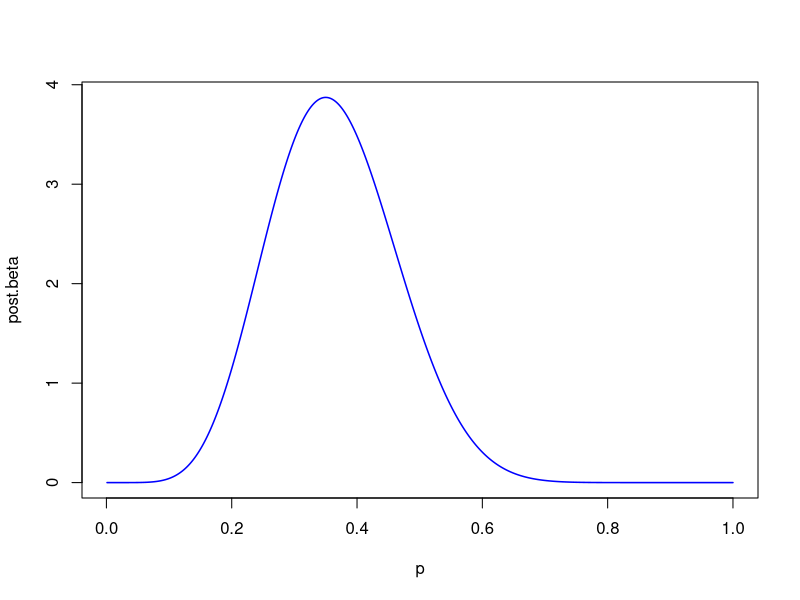
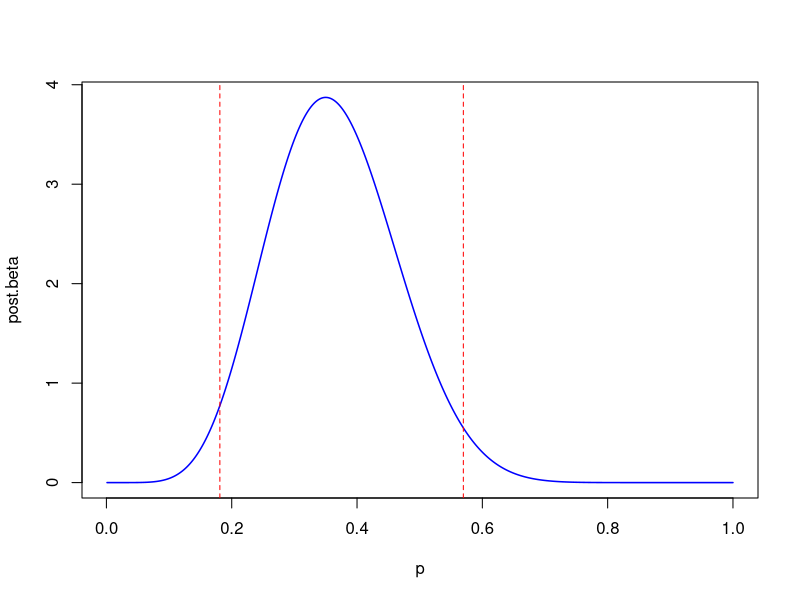
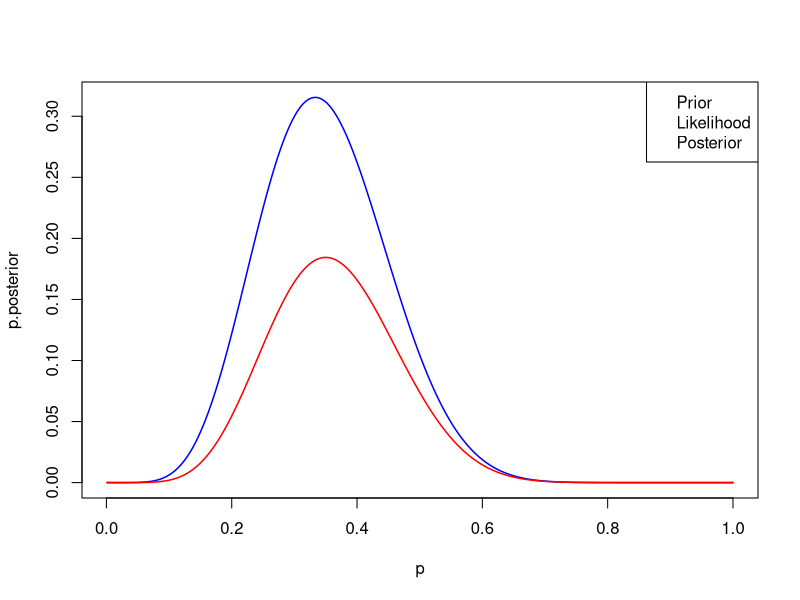
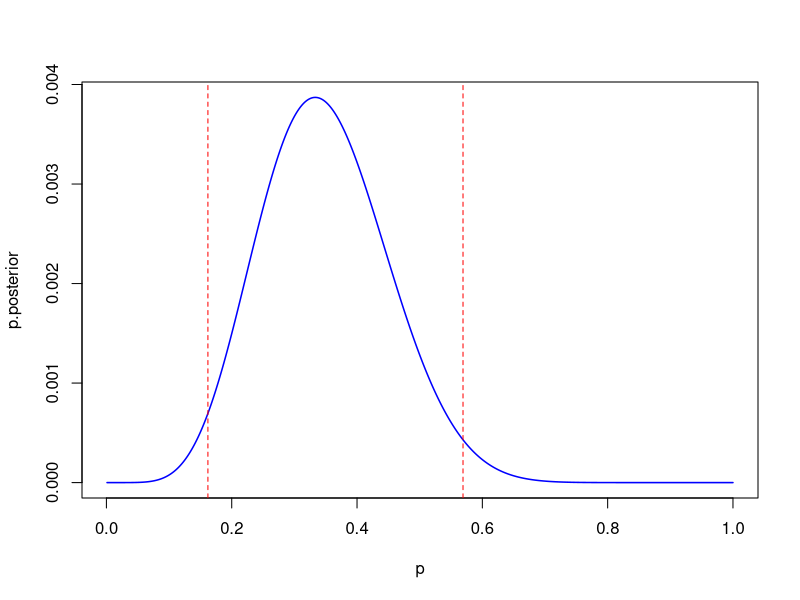
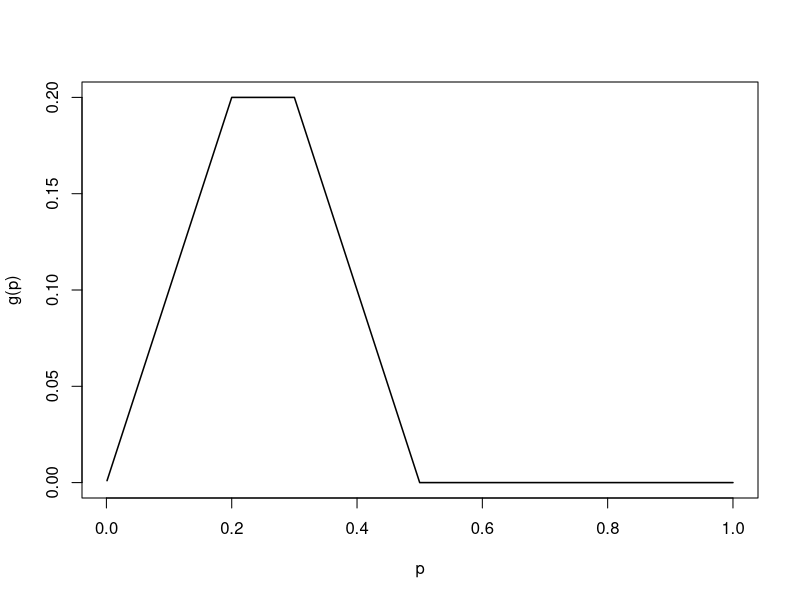
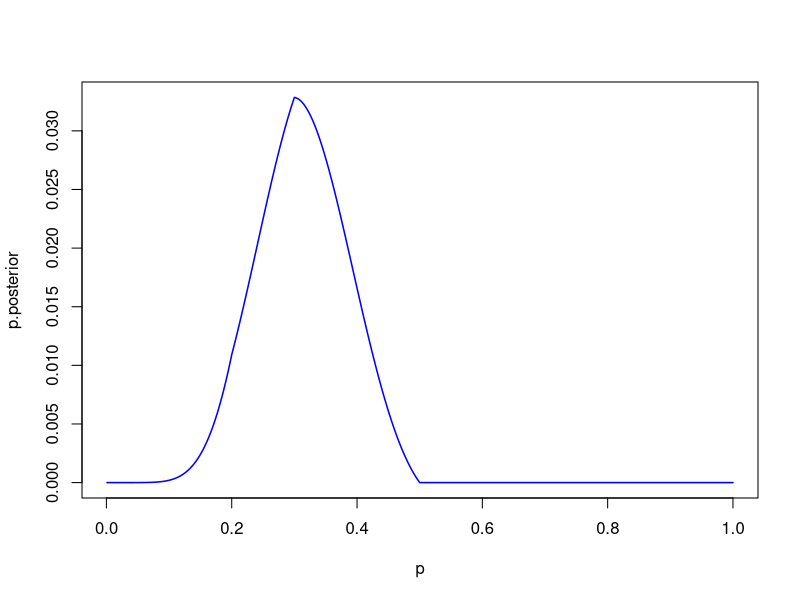
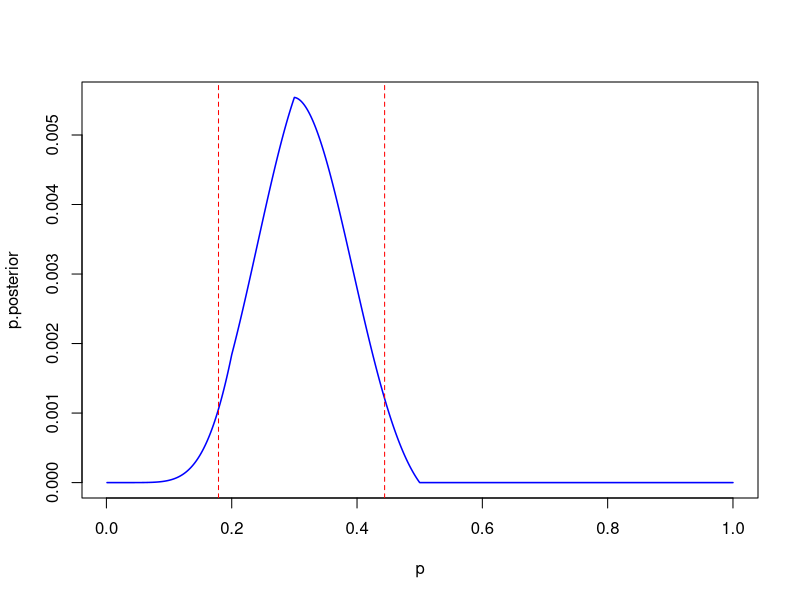
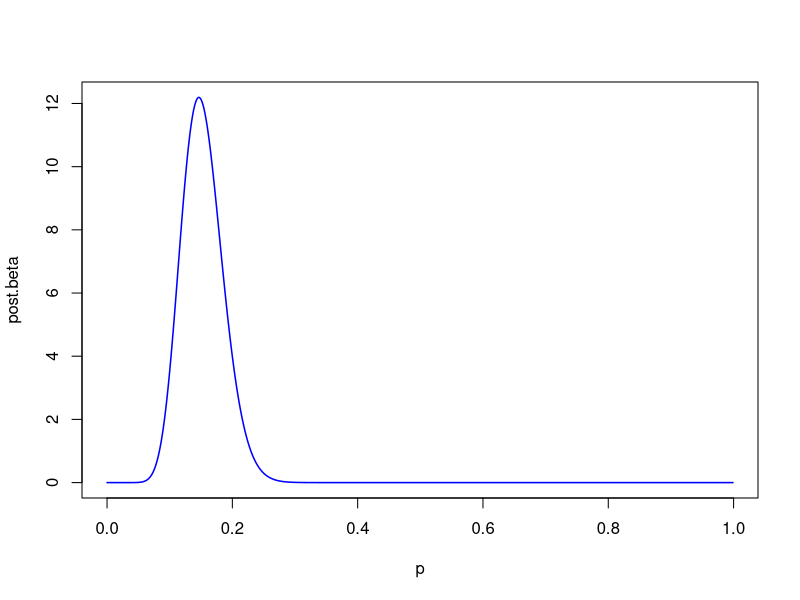

Write the R code that produced these figures, in order.
## ---- chunk 1
knitr::opts_chunk$set(echo = TRUE)
## ---- chunk 2

n = 20
r = 7
n.sample = 1000
delta.p = 1/n.sample

p = seq(from = 1/n.sample , by = delta.p , length.out = n.sample)
## ---- chunk 3

alpha.prior = 1
beta.prior = 1

post.beta = dbeta(x = p , alpha.prior + r , beta.prior + n - r )

## ---- chunk 4

plot(p , post.beta , type = 'l' , lwd = 1.5 , col = 'blue')
## ---- chunk 5

p.mom1 = delta.p * sum(p * post.beta)
p.mom2 = delta.p * sum(p^2 * post.beta)

print(p.mom1)
print(p.mom2)
## ---- chunk 6

ci = qbeta(c(0.025 , 0.975), alpha.prior + r , beta.prior + n - r)

ci
## ---- chunk 7

plot(p , post.beta , type = 'l' , lwd = 1.5 , col = 'blue')

abline(v = ci[1], lty = "dashed", col = "red")
abline(v = ci[2], lty = "dashed", col = "red")
## ---- chunk 8

p.prior = 1/sqrt(p)
likehood =  dbinom(x = r , size = n , prob = p)
p.posterior = p.prior * likehood

## ---- chunk 9

plot(p , p.posterior , type = 'l' , lwd = 1.5 , col = 'blue')
lines(p , likehood , type = 'l' , lwd = 1.5 , col = 'red' )
lines(p , p.prior , type = 'l' , lwd = 1.5 , col = 'black')

legend('topright' , legend = c('Prior', 'Likelihood', 'Posterior') ,col = c('black', 'red', 'blue'))
## ---- chunk 10

p.posterior = p.posterior/sum(p.posterior)

p.mom1 = sum(p * p.posterior)
p.mom2 = sum(p^2 * p.posterior)

print(p.mom1)
print(p.mom2)
## ---- chunk 11

samples = sample(p , size = 1000 , replace = TRUE , prob = p.posterior)

ci = quantile(samples , c(0.025 , 0.975))

ci
## ---- chunk 12

plot(p , p.posterior , type = 'l' , lwd = 1.5 , col = 'blue')

abline(v = ci[1], lty = "dashed", col = "red")
abline(v = ci[2], lty = "dashed", col = "red")
## ---- chunk 13

g = function(x){ifelse(x <= 0.2 , x , ifelse(x>0.2& x<=0.3 , 0.2 ,ifelse(x>0.3 & x<=0.5 , 0.5 - p , 0)))}

plot(p , g(p) , type = 'l' , lwd = 1.5 , col = 'black')
## ---- chunk 14

p.prior = g(p)
likehood =  dbinom(x = r , size = n , prob = p)
p.posterior = p.prior * likehood
## ---- chunk 15

plot(p , p.posterior , type = 'l' , lwd = 1.5 , col = 'blue')

## ---- chunk 16

p.posterior = p.posterior/sum(p.posterior)

p.mom1 = sum(p * p.posterior)
p.mom2 = sum(p^2 * p.posterior)

print(p.mom1)
print(p.mom2)
## ---- chunk 17

samples = sample(p , size = 1000 , replace = TRUE , prob = p.posterior)

ci = quantile(samples , c(0.025 , 0.975))

ci
## ---- chunk 18

plot(p , p.posterior , type = 'l' , lwd = 1.5 , col = 'blue')

abline(v = ci[1], lty = "dashed", col = "red")
abline(v = ci[2], lty = "dashed", col = "red")
## ---- chunk 19

n = 116
r = 17
n.sample = 1000
delta.p = 1/n.sample

p = seq(from = 0 , by = delta.p , length.out = n.sample)
## ---- chunk 20

alpha.prior = 1
beta.prior = 1

post.beta = dbeta(x = p , alpha.prior + r , beta.prior + n - r )
## ---- chunk 21

plot(p , post.beta , type = 'l' , lwd = 1.5 , col = 'blue')
## ---- chunk 22

p.mom1 = delta.p * sum(p * post.beta)
p.mom2 = delta.p * sum(p^2 * post.beta)

print(p.mom1)
print(p.mom2)
## ---- chunk 23

m = p.mom1
s2 = p.mom2 - p.mom1 ** 2 

p.normal = dnorm(p , m , sqrt(s2))
## ---- chunk 24

plot(p , post.beta , type = 'l' , lwd = 1.5 , col = 'blue')
lines(p , p.normal , type = 'l' , lwd = 1.5 , col = 'red')
legend('topright' , legend = c('Posterior', 'Normal Fit') ,col = c('blue', 'red'))
## ---- chunk 25

ci = qbeta(c(0.025 , 0.975), alpha.prior + r , beta.prior + n - r)

ci
## ---- chunk 26

plot(p , post.beta , type = 'l' , lwd = 1.5 , col = 'blue')

abline(v = ci[1], lty = "dashed", col = "red")
abline(v = ci[2], lty = "dashed", col = "red")
## ---- chunk 27

alpha.prior = 1
beta.prior = 4

post.beta = dbeta(x = p , alpha.prior + r , beta.prior + n - r )

## ---- chunk 28

plot(p , post.beta , type = 'l' , lwd = 1.5 , col = 'blue')

## ---- chunk 29

p.mom1 = delta.p * sum(p * post.beta)
p.mom2 = delta.p * sum(p^2 * post.beta)

print(p.mom1)
print(p.mom2)
## ---- chunk 30

m = p.mom1
s2 = p.mom2 - p.mom1 ** 2 

p.normal = dnorm(p , m , sqrt(s2))
## ---- chunk 31


plot(p , post.beta , type = 'l' , lwd = 1.5 , col = 'blue')
lines(p , p.normal , type = 'l' , lwd = 1.5 , col = 'red')
legend('topright' , legend = c('Posterior', 'Normal Fit') ,col = c('blue', 'red'))
## ---- chunk 32

ci = qbeta(c(0.025 , 0.975), alpha.prior + r , beta.prior + n - r)

ci

## ---- chunk 33

plot(p , post.beta , type = 'l' , lwd = 1.5 , col = 'blue')

abline(v = ci[1], lty = "dashed", col = "red")
abline(v = ci[2], lty = "dashed", col = "red")
## ---- chunk 34

n = 30
r = 15
n.sample = 1000
delta.p = 1/n.sample

p = seq(from = 0 , by = delta.p , length.out = n.sample)
## ---- chunk 35

uniform = function(x) 1 
alpha.prior = 1
beta.prior = 1

p.prior = lapply(p , uniform)
likehood =  dbinom(x = r , size = n , prob = p)
likehood = likehood/(sum(likehood) * delta.p)
p.posterior = dbeta(x = p , alpha.prior + r , beta.prior + n - r )
## ---- chunk 36

plot(p , p.posterior , type = 'l' , lwd = 1.5 , col = 'blue')
lines(p , likehood , type = 'l' , lwd = 1.5 , col = 'red' )
lines(p , p.prior , type = 'l' , lwd = 1.5 , col = 'black')

legend('topright' , legend = c('Posterior' , 'Likelihood' , 'Prior') ,col = c('blue' , 'red' ,'black'))
## ---- chunk 37

mode = p[which.max(p.posterior)]
mode
## ---- chunk 38

samples = sample(p , size = 1000 , replace = TRUE , prob = p.posterior)

ci = quantile(samples , c(0.025 , 0.975))

ci
## ---- chunk 39

plot(p , p.posterior , type = 'l' , lwd = 1.5 , col = 'blue')

abline(v = mode, lty = "dashed", col = "black")
abline(v = ci[1], lty = "dashed", col = "red")
abline(v = ci[2], lty = "dashed", col = "red")
## ---- chunk 40

alpha.prior = 3
beta.prior = 2

p.prior = dbeta(x = p , alpha.prior , beta.prior)
likehood =  dbinom(x = r , size = n , prob = p)
likehood = likehood/(sum(likehood) * delta.p)
p.posterior = dbeta(x = p , alpha.prior + r , beta.prior + n - r )
## ---- chunk 41

plot(p , p.posterior , type = 'l' , lwd = 1.5 , col = 'blue')
lines(p , likehood , type = 'l' , lwd = 1.5 , col = 'red' )
lines(p , p.prior , type = 'l' , lwd = 1.5 , col = 'black')

legend('topright' , legend = c('Posterior' , 'Likelihood' , 'Prior') ,col = c('blue' , 'red' ,'black'))
## ---- chunk 42

samples = sample(p , size = 1000 , replace = TRUE , prob = p.posterior)

ci = quantile(samples , c(0.025 , 0.975))

ci
## ---- chunk 43

mode = p[which.max(p.posterior)]
mode
## ---- chunk 44

plot(p , p.posterior , type = 'l' , lwd = 1.5 , col = 'blue')

abline(v = mode, lty = "dashed", col = "black")
abline(v = ci[1], lty = "dashed", col = "red")
abline(v = ci[2], lty = "dashed", col = "red")
## ---- chunk 45

uniform = function(x) 1 
alpha.prior = 1
beta.prior = 1
## ---- chunk 46

r.list = c(0,0,0,0,0, 1, 1 , 1, 2, 3 , 3 , 3 , 4 , 5 , 6 , 6 , 7 , 7 , 8 , 8 , 9 , 10 , 10 , 11 , 11 , 12 , 12 , 13 , 14 , 15)
mode.list = c()
cimin.list = c()
cimax.list = c()

for(i in 1:30) {
  
  r = r.list[i]
  n = i
  
  p.prior = lapply(p , uniform)
  likehood =  dbinom(x = r , size = n , prob = p)
  likehood = likehood/(sum(likehood) * delta.p)
  p.posterior = dbeta(x = p , alpha.prior + r , beta.prior + n - r )
  
  
  mode = p[which.max(p.posterior)]
  mode.list = c(mode.list , mode)
  
  samples = sample(p , size = 1000 , replace = TRUE , prob = p.posterior)
  ci = quantile(samples , c(0.025 , 0.975) , type = 2)
  
  cimin.list = c(cimin.list , ci[[1]])
  cimax.list = c( cimax.list , ci[[2]])
}

n.list <- 1:30

# plot scatter plot
plot(n.list, mode.list, pch=16, col="blue", xlab="n", ylim = c(0 ,1) , ylab="mode(n)")

# add error bars
arrows(n.list, cimin.list, n.list, cimax.list, angle=90, code=3, length=0.1, col="red", lwd=2, xpd=TRUE)

## ---- chunk 47

i = sample(0:5 , 1)
i
## ---- chunk 48

p_w = i/5
p_b = 1 - p_w
## ---- chunk 49

num_trials = 60

samples = sample(c(0 , 1) , num_trials , replace = TRUE , prob = c(p_b , p_w))

samples
## ---- chunk 50

p_h = c(1/6 , 1/6 , 1/6 , 1/6 , 1/6 , 1/6)
ph_list = c()
ph_list[[1]] = p_h

for (j in 1:60){
  
  event = samples[j]
  
  if (event == 1) {p_E = c(0 , 1/5 , 2/5 , 3/5 , 4/5 , 5/5)}
  else {p_E = c(5/5 , 4/5 , 3/5 , 2/5 , 1/5 , 0/5)}
  
  p_h = p_E * p_h / (sum(p_E * p_h))
  
  ph_list[[j + 1]] = p_h

  
}

## ---- chunk 51

# Convert ph_list to a dataframe
ph_df <- do.call(rbind, ph_list)

# Set the iteration numbers as row names
rownames(ph_df) <- 0:60

# Set the layout for the plots
par(mfrow = c(3, 2))

# Adjust the figure margins
par(mar = c(4, 4, 2, 1))

# Create separate plots for each box
for (i in 1:6) {
  box_probs <- ph_df[, i]
  box_name <- paste("Box", i)
  
  # Plot the probabilities for the current box as scatter plot
  plot(rownames(ph_df), box_probs, type = "p", col = i, pch = 16, xlab = "Iteration", ylab = "Probability", ylim = c(0, 1), main = paste("Probability of", box_name))
}



